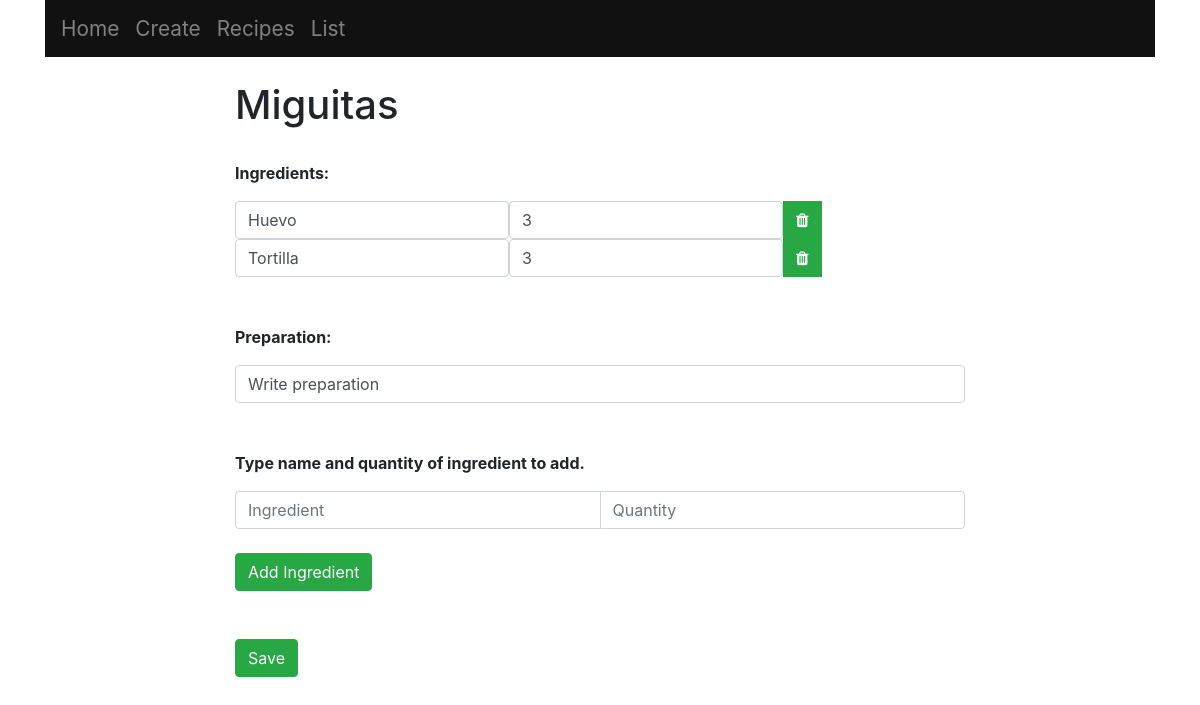
/2, run on the app's committed database.
### main/models.py (models this page shows, shortened)
class Recipe(models.Model):
	name = models.CharField(max_length = 200)
	quantity = models.IntegerField()

class Ingredient(models.Model):
	recipe = models.ForeignKey(Recipe, on_delete = models.CASCADE)
	text = models.CharField(max_length = 300)
	quantity = models.FloatField()

class Preparation(models.Model):
	recipe = models.ForeignKey(Recipe, on_delete = models.CASCADE)
	preparation = models.CharField(max_length = 1000)

### main/views.py (the view, shortened to what this page needs)
# urls.py: path("<int:id>", views.index, name = "index"),
def index(response, id):
	ls = Recipe.objects.get(id = id)
	return render(response, "main/list.html", {"ls":ls})

### main/templates/main/list.html (shortened to what this page needs)
{% extends "main/base.html" %}
{% block content %}
	<h1>{{ls.name}}</h1>
	<br>
	<p><b>Ingredients:</b></p>
	<form method="post", action="#">
		{% for ingredient in ls.ingredient_set.all %}
		<div class="input-group">
			<div class="input-group-prepend">
				<input type="text", name="t{{ingredient.id}}",  value="{{ingredient.text}}", class="form-control">
				<input type="number" value={{ingredient.quantity|floatformat:"-1"}} name="q{{ingredient.id}}", class="form-control", min="0", step="0.1">
				<button type="submit", name="delete", value="{{ingredient.id}}", class="btn btn-success"><i class="fa fa-trash"></i></button>
			</div>
		</div>
		{% endfor %}
		<br>
		<br>
		<p><b>Preparation:</b></p>
		{% for preparation in ls.preparation_set.all %}
			<input type="text", name="{{preparation.id}}",  value="{{preparation.preparation}}", class="form-control">
		{% endfor %}
		<br>
		<br>
		<p><b>Type name and quantity of ingredient to add.</b></p>
		<div class="input-group">
			<input type="text" name="new_ingredient", placeholder="Ingredient", class="form-control">
			<input type="number" name="new_quantity", placeholder="Quantity", class="form-control", min="0", step="0.1">
		</div>
		<br>
		<button type="submit", name="newIngredient", value="newIngredient", class="btn btn-success">Add Ingredient</button>
		<br>
		<br>
		<br>
		<button type="submit", name="save_ingredients", value="save_ingredients", class="btn btn-success">Save</button>
	</form>
{% endblock %}

### data on the page
Recipe: name "Miguitas"
Ingredient: text "Huevo", quantity "3", {{ ingredient.id }} 5 (drawn)
Ingredient: text "Tortilla", quantity "3", {{ ingredient.id }} 6 (drawn)
Preparation: preparation "Write preparation"
